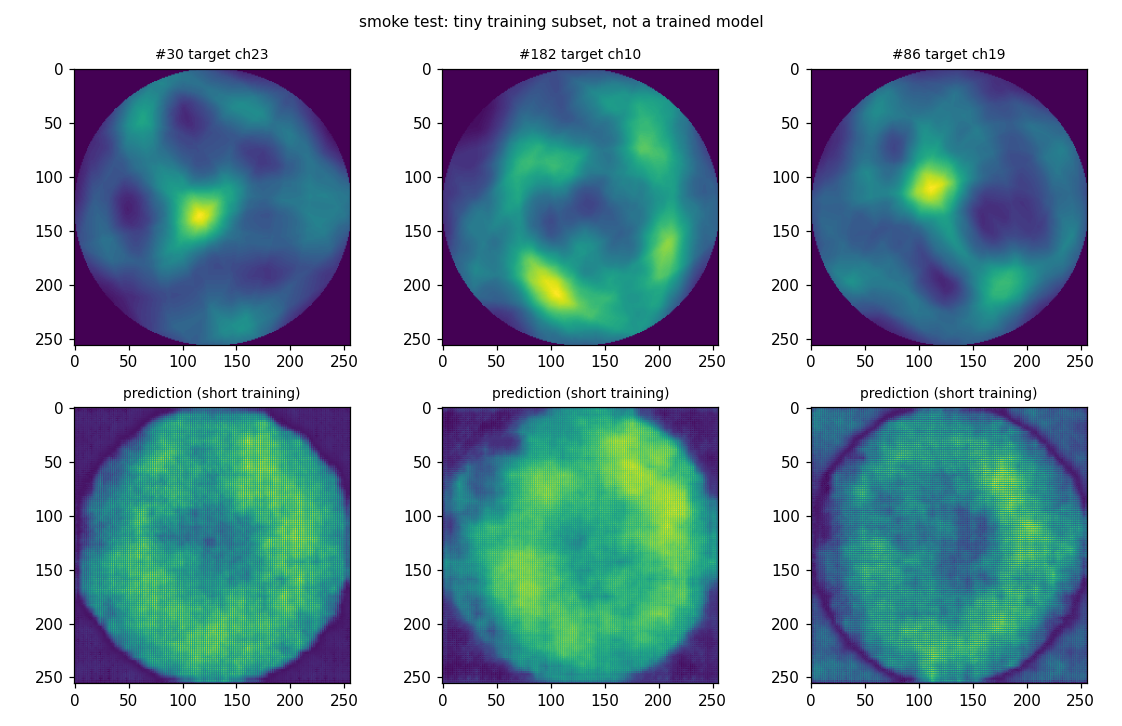

This chart was generated by the following Python code:
"""Short smoke test: can the adapted EQNet *learn* signals -> Hough accumulator?  Repo root:
    python -m gnome.train_smoke [--n_train 96] [--epochs 10]
Not a real training: a few minutes on CPU, a small train subset, compared with the trivial baseline "predict 0"
and "predict the mean train accumulator" on the val split."""
import argparse
import random
import time

import matplotlib

matplotlib.use("Agg")
import matplotlib.pyplot as plt
import torch

from gnome.loader import GnomeSignals, valid_mask
from gnome.model import GnomeEQNet

KINDS = ["wall", "ladder", "noise"]  # README: leave FALSE out at first


def masked_mse(pred, target, mask):
    return (((pred - target) ** 2) * mask).sum() / (mask.sum() * pred.shape[0] * pred.shape[1])


def evaluate(model, ds, ids, mask, bs, mean_acc):
    model.eval()
    tot = {"model": 0.0, "zero": 0.0, "mean": 0.0}
    with torch.no_grad():
        for i in range(0, len(ids), bs):
            b = ds.batch(ids[i : i + bs])
            y = b["target"]
            n = len(y)
            tot["model"] += masked_mse(model(b)["hough"], y, mask).item() * n
            tot["zero"] += masked_mse(torch.zeros_like(y), y, mask).item() * n
            tot["mean"] += masked_mse(mean_acc.expand_as(y), y, mask).item() * n
    return {k: v / len(ids) for k, v in tot.items()}


def main():
    p = argparse.ArgumentParser()
    p.add_argument("--n_train", type=int, default=96)
    p.add_argument("--n_val", type=int, default=32)
    p.add_argument("--epochs", type=int, default=10)
    p.add_argument("--bs", type=int, default=8)
    p.add_argument("--lr", type=float, default=1e-3)
    p.add_argument("--out", default="gnome/train_smoke.png")
    a = p.parse_args()

    random.seed(0)
    torch.manual_seed(0)
    ds = GnomeSignals()
    assert ds.meta is not None and ds._stacks_path is not None, "needs datasets/meta.csv and datasets/stacks.h5"
    train = random.sample(ds.ids("train", KINDS), a.n_train)
    val = random.sample(ds.ids("val", KINDS), a.n_val)
    mask = valid_mask()[None, None]
    mean_acc = torch.stack([ds.target(i) for i in train]).mean(0, keepdim=True)

    model = GnomeEQNet(head="dense")
    n_new = sum(p.numel() for p in model.hough_head.parameters())
    n_all = sum(p.numel() for p in model.backbone.parameters())
    print(f"train {len(train)}  val {len(val)}  | backbone params {n_all:,}  new head params {n_new:,}")
    opt = torch.optim.AdamW(model.parameters(), lr=a.lr, weight_decay=1e-2)

    t0 = time.time()
    for ep in range(a.epochs):
        model.train()
        random.shuffle(train)
        run = 0.0
        for i in range(0, len(train), a.bs):
            b = ds.batch(train[i : i + a.bs])
            loss = masked_mse(model(b)["hough"], b["target"], mask)
            opt.zero_grad()
            loss.backward()
            opt.step()
            run += loss.item() * len(b["target"])
        print(f"epoch {ep + 1:2d}  train mse {run / len(train):.4f}  ({time.time() - t0:.0f}s)")

    r = evaluate(model, ds, val, mask, a.bs, mean_acc)
    print("val mse  model {model:.4f} | predict-0 {zero:.4f} | predict-mean-train {mean:.4f}".format(**r))

    # image: strongest-target channel of 3 val walls: target vs prediction
    wall = [i for i in val if ds.meta.kind[i] == "wall"][:3] or val[:3]
    b = ds.batch(wall)
    model.eval()
    with torch.no_grad():
        pred = model(b)["hough"]
    fig, ax = plt.subplots(2, len(wall), figsize=(3.4 * len(wall), 6.6), squeeze=False)
    for j, sid in enumerate(wall):
        k = int(b["target"][j].amax((1, 2)).argmax())
        ax[0, j].imshow(b["target"][j, k], cmap="viridis")
        ax[0, j].set_title(f"#{sid} target ch{k}", fontsize=9)
        ax[1, j].imshow(pred[j, k], cmap="viridis")
        ax[1, j].set_title("prediction (short training)", fontsize=9)
    fig.suptitle("smoke test: tiny training subset, not a trained model", fontsize=10)
    fig.tight_layout()
    fig.savefig(a.out, dpi=110)
    print("saved", a.out)


if __name__ == "__main__":
    main()
